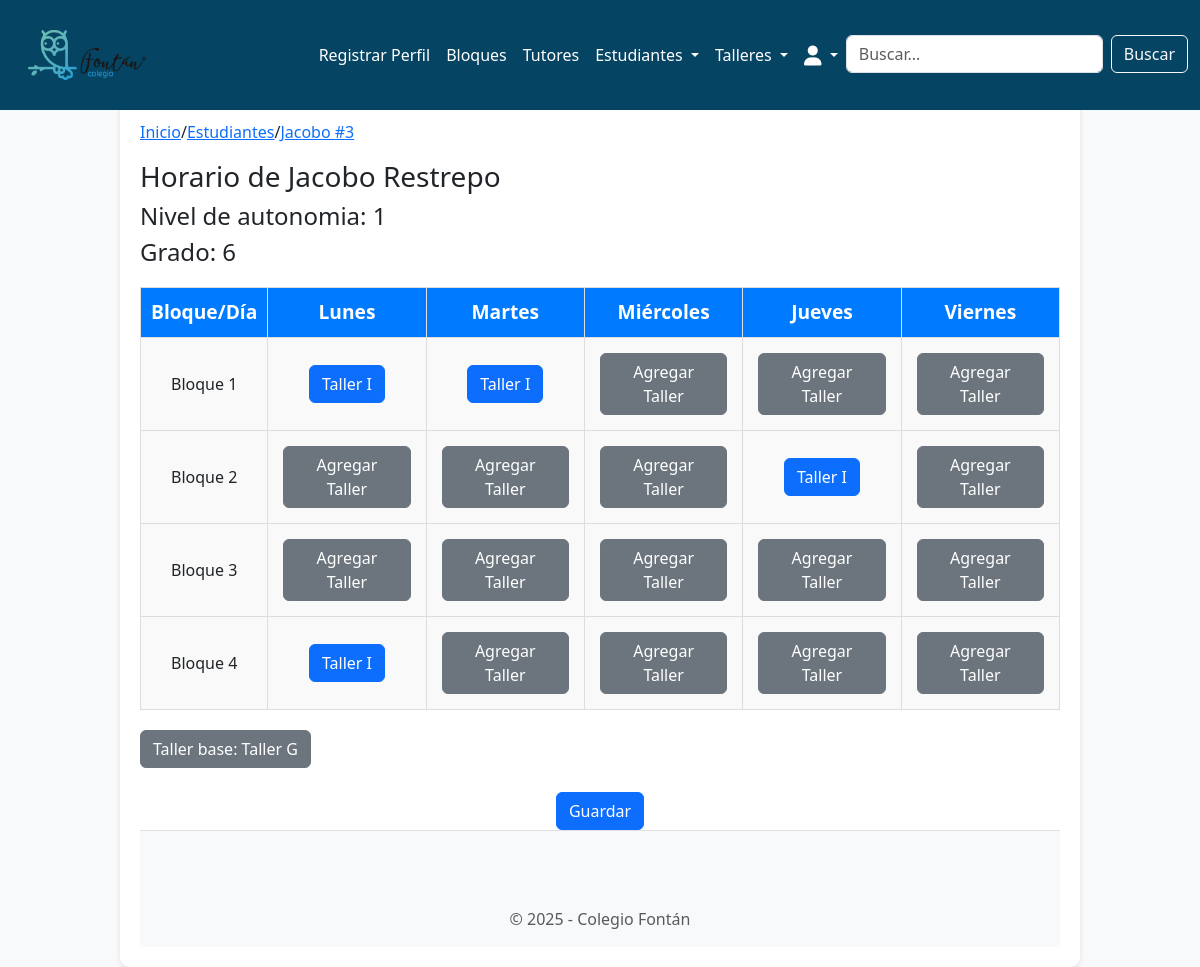
Before: /schedules/3/schedule/ (signed in) with the older database file.
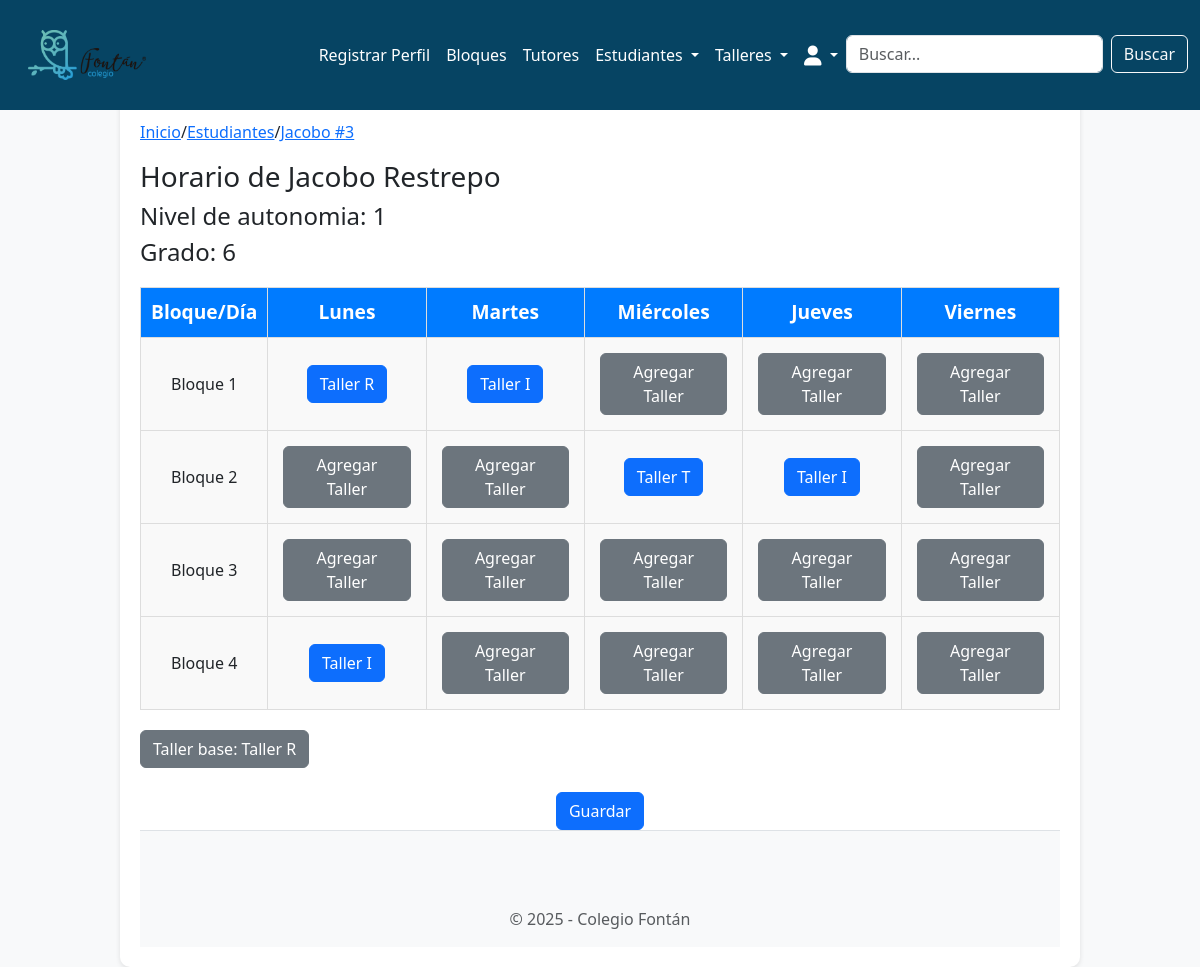
After: the same page with the newer database file.
### workshops/models.py (models this page shows, shortened)
class Workshop(models.Model):
    WORKSHOP_TYPES = [
        ('primary', 'Primaria'),
        ('high_school', 'Bachillerato'),
        ('collective', 'Colectivo'),
    ]
    workshop_id = models.AutoField(primary_key=True)
    name = models.CharField(max_length=100, unique=True)
    tutor = models.ForeignKey(
        'tutors.Tutor',
        on_delete=models.SET_NULL,
        null=True,
        blank=True,
        related_name='workshops'  # Esta línea permite acceder a los talleres desde el tutor
    )
    max_capacity = models.IntegerField(default=25)
    type = models.CharField(
        max_length=20,
        choices=WORKSHOP_TYPES,
        default='primary'
    )

### students/models.py (models this page shows, shortened)
class Student(models.Model):
    STATUS_CHOICES = [
        ('present', 'Presente'),
        ('absent', 'Ausente'),
        ('neutral', 'No llamado'),
    ]
    student_id = models.AutoField(primary_key=True)
    name = models.CharField(max_length=100)
    lastname = models.CharField(max_length=100)
    id_number = models.IntegerField(unique=True)
    autonomy_level = models.IntegerField(
        choices=[
            (1, 'Nivel 1'),
            (2, 'Nivel 2'),
            (3, 'Nivel 3'),
        ],
        default=1,
    )
    extended_vacation = models.BooleanField(default=False)
    grade = models.IntegerField(
        choices=[
            (1, '1'),
            (2, '2'),
            (3, '3'),
            (4, '4'),
            (5, '5'),
            (6, '6'),
            (7, '7'),
            (8, '8'),
            (9, '9'),
            (10, '10'),
            (11, '11'),
        ],
        default=1,
    )
    status = models.CharField(
        max_length=10,
        choices=STATUS_CHOICES,
        default='neutral'
    )
    workshop = models.ForeignKey('workshops.Workshop', on_delete=models.SET_NULL, null=True, blank=True)

### schedules/views.py (the view, shortened to what this page needs)
# urls.py: path('<int:student_id>/schedule/', views.student_schedule, name='student_schedule'),
def student_schedule(request, student_id):
    student = get_object_or_404(Student, student_id=student_id)
    schedule, workshops = get_schedule_and_workshops(student)
    workshop_id = request.GET.get('workshop_id')
    days_of_week = ["Monday", "Tuesday", "Wednesday", "Thursday", "Friday"]
    num_blocks = range(1, len(schedule["Monday_Thursday"]) + 1)
    student_schedule = Schedule.objects.filter(student=student).select_related('block')
    schedule_table = [
        [
            {
                "day": day,
                "block_number": block_number,
                "workshop": next(
                    (entry.block.workshop.name for entry in student_schedule
                     if entry.block.block_number == block_number and entry.block.day == day),
                    None
                ),
            }
            for day in days_of_week
        ]
        for block_number in num_blocks
    ]
    context = {
        "student": student,
        "schedule_table": schedule_table,
        "days_of_week": days_of_week,
        "num_blocks": num_blocks,
        "workshops": workshops,
    }
    return render(request, "schedules/student_schedule.html", context)

### schedules/views.py (called while the page is built)
def get_schedule_and_workshops(student_or_tutor):
    schedule = {
        "Monday_Thursday": ["7:40-9:10", "9:40-11:00", "11:20-12:40", "1:20-2:40"]
        if student_or_tutor.grade > 5
        else ["7:40-8:40", "9:10-10:20", "10:40-11:50", "12:30-1:30", "1:50-2:40"],
        "Friday": ["7:40-9:10", "9:50-11:20", "11:50-1:20"]
        if student_or_tutor.grade > 5
        else ["7:40-8:40", "9:10-10:20", "10:40-11:50", "12:20-1:20"],
    }
    workshop_types = ['high_school', 'collective'] if student_or_tutor.grade > 5 else ['primary', 'collective']
    workshops = Workshop.objects.filter(type__in=workshop_types)
    return schedule, workshops

### schedules/templates/schedules/student_schedule.html (shortened to what this page needs)
{% extends 'base.html' %}
{% block breadcrumb %}
  <a href="{% url 'home.home' %}">Inicio</a>
  <span>/</span>
  <a href="{% url 'students.student_list' %}">Estudiantes</a>
  <span>/</span>
  <a href="{% url 'student_schedule' student.student_id %}">{{ student.name }} #{{ student.student_id }}</a>
{% endblock %}
{% load static %}
{% block content %}
<div class="schedule-container">
    <h3 class="schedule-title">Horario de {{ student.name }} {{ student.lastname }}</h3>
    <H4>Nivel de autonomia: {{student.autonomy_level}}</H4>
    <H4>Grado: {{student.grade}}</H4>
    <div class="table-wrapper">
        <table class="schedule-table">
            <thead>
                <tr>
                    <th>Bloque/Día</th>
                    {% for day in days_of_week %}
                        <th>
                            {% if day == "Monday" %} Lunes
                            {% elif day == "Tuesday" %} Martes
                            {% elif day == "Wednesday" %} Miércoles
                            {% elif day == "Thursday" %} Jueves
                            {% elif day == "Friday" %} Viernes
                            {% else %} {{ day }}
                            {% endif %}
                        </th>
                    {% endfor %}
                </tr>
            </thead>
            <tbody>
                {% for row in schedule_table %}
                <tr>
                    <td class="schedule-block">Bloque {{ row.0.block_number }}</td>
                    {% for cell in row %}
                    <td class="schedule-cell" data-block-number="{{ cell.block_number }}" data-day="{{ cell.day }}">
                        {% if cell.workshop %}
                            <a href="{% url 'select_workshop' student.student_id cell.day cell.block_number %}"
                               class="btn btn-primary edit-workshop-button">
                                {{ cell.workshop }}
                            </a>
                        {% else %}
                            <a href="{% url 'select_workshop' student.student_id cell.day cell.block_number %}"
                               class="btn btn-secondary add-workshop-button">
                                Agregar Taller
                            </a>
                        {% endif %}
                    </td>
                    {% endfor %}
                </tr>
                {% endfor %}
            </tbody>
        </table>
        <div>
            <a class="btn btn-secondary" href="{% url 'select_workshop' student.student_id 'Monday' 1 %}">
                Taller base: {{ student.workshop.name|default:"No asignado" }}
            </a>
        </div>
    <div class="text-center mt-4">
        <button type="submit" class="btn btn-primary">Guardar</button>
    </div>
</div>
{% endblock %}

Changed rows visible on the page:
changed Student "Jacobo": workshop.name "Taller G" → "Taller R"
now on this page (row unchanged): Workshop: workshop "Taller R"
now on this page (row unchanged): Workshop: workshop "Taller T"
Other visible differences:
list line gone: "Taller I"
list line gone: "Agregar Taller"
